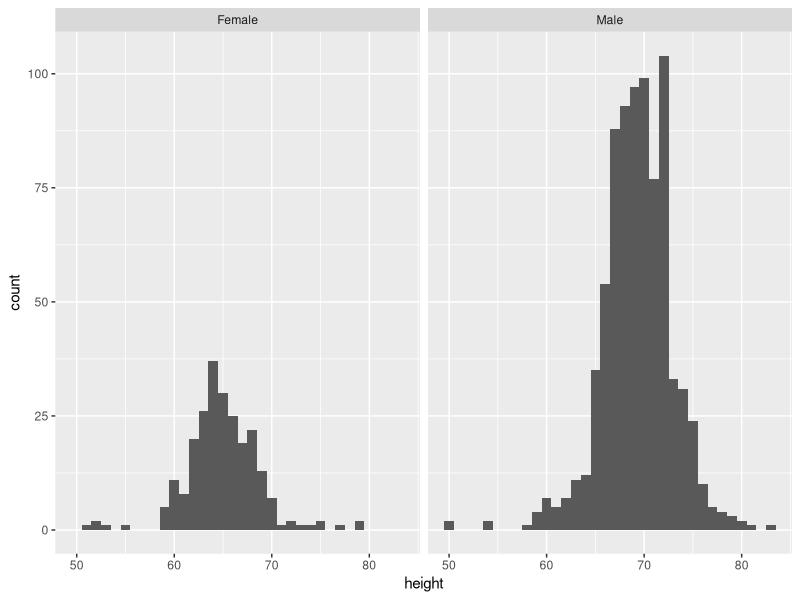
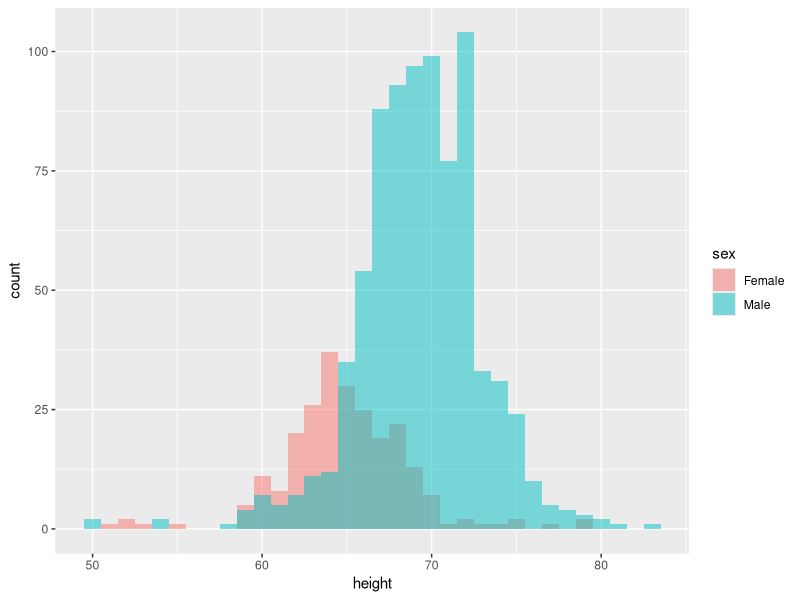
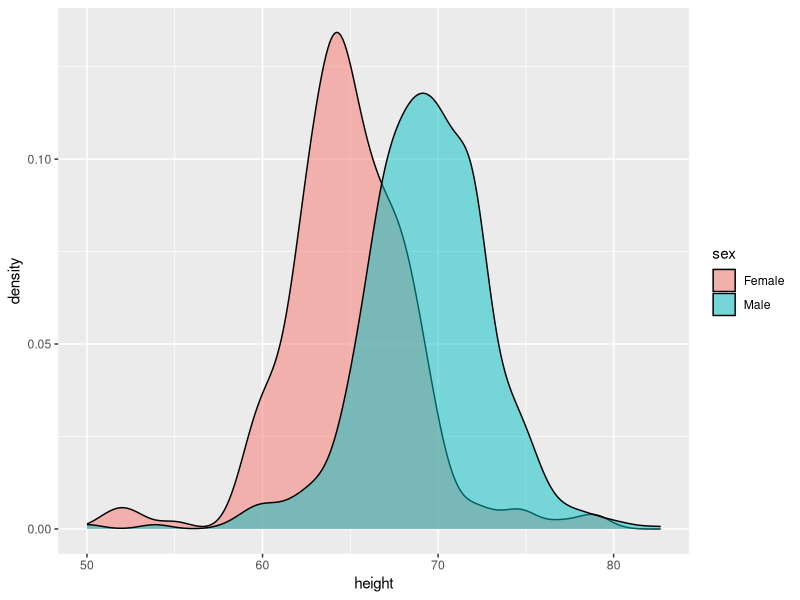
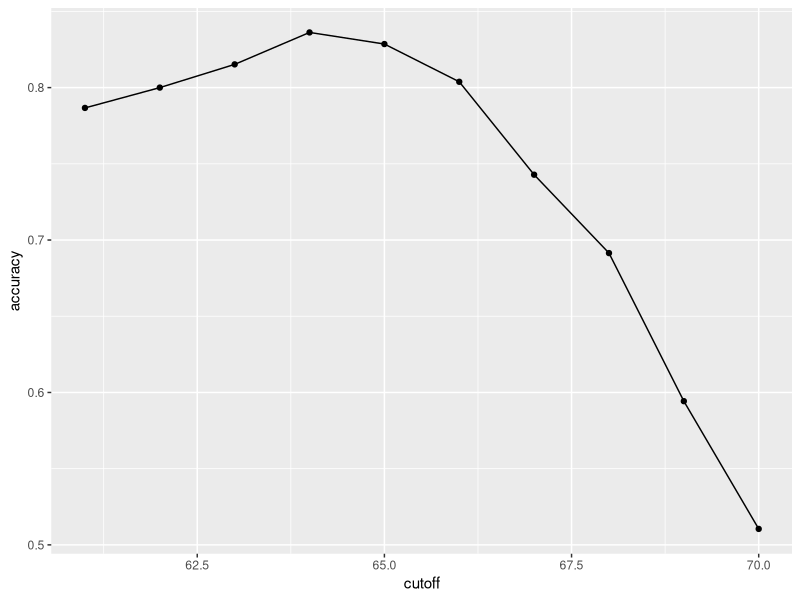
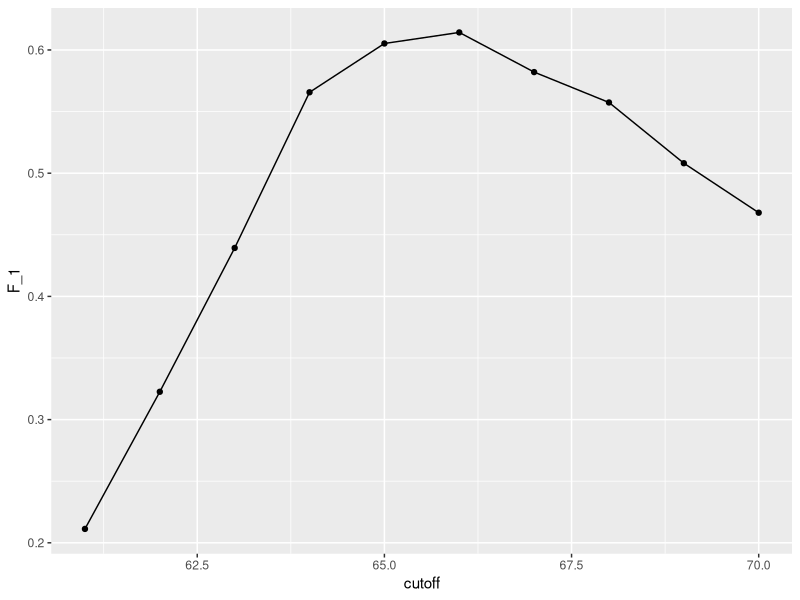
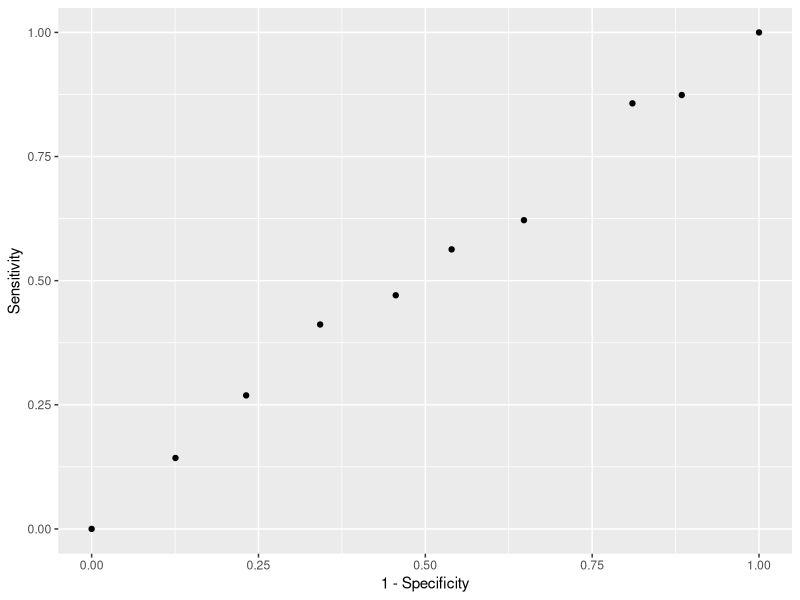
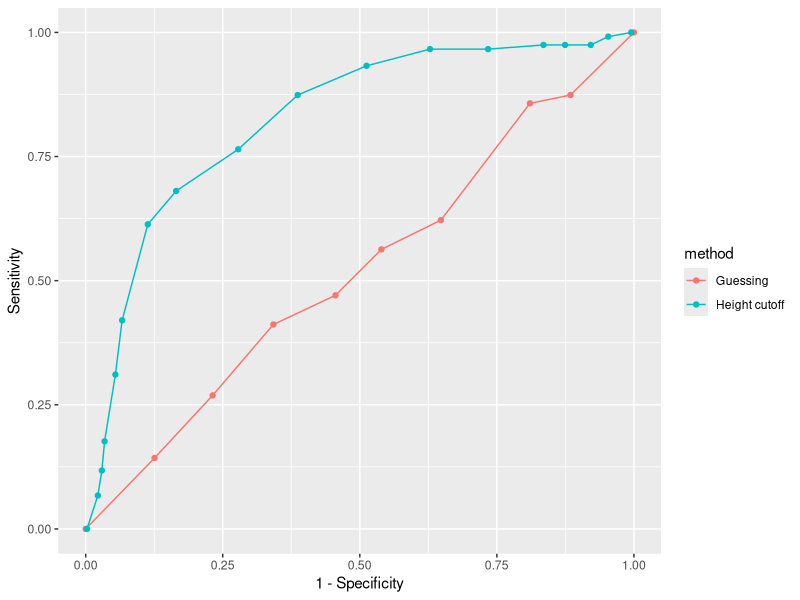
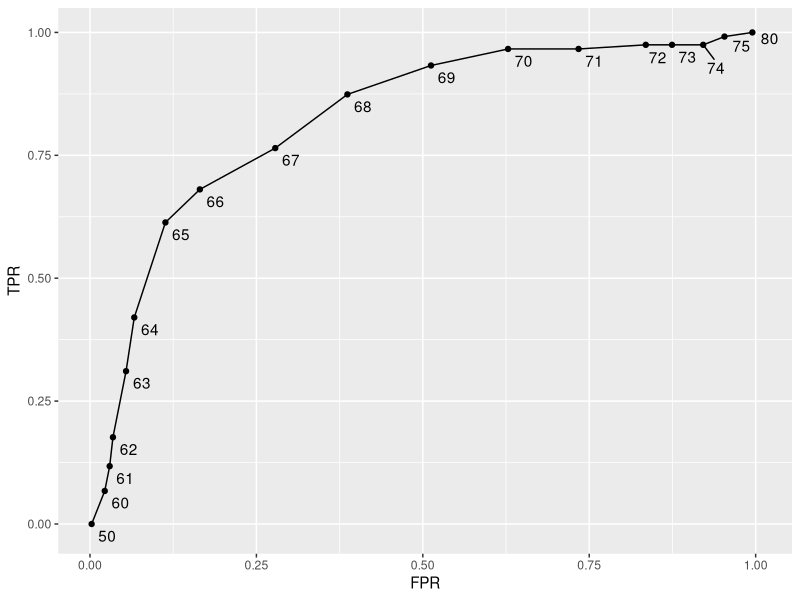

Write R code to recreate these figures, in order.
library(tidyverse)
library(caret)
library(dslabs)
data(heights)

# Plot Heights
heights %>% ggplot(aes(height)) + 
                    geom_histogram(binwidth = 1) +
                    facet_grid(. ~sex)

heights %>% ggplot(aes(height, fill = sex)) + 
  geom_histogram(aes(y=..count..), position = "identity", binwidth = 1, alpha = 0.5)

heights %>% ggplot(aes(height, fill = sex)) + 
  geom_density(alpha = 0.5, adjust = 1)


# define the outcome and predictors
y <- heights$sex
x <- heights$height

# generate training and test sets
set.seed(2, sample.kind = "Rounding") # if using R 3.5 or earlier, remove the sample.kind argument
test_index <- createDataPartition(y, times = 1, p = 0.5, list = FALSE)
test_set <- heights[test_index, ]
train_set <- heights[-test_index, ]

# guess the outcome
y_hat <- sample(c("Male", "Female"), length(test_index), replace = TRUE)
y_hat <- sample(c("Male", "Female"), length(test_index), replace = TRUE) %>% 
  factor(levels = levels(test_set$sex))

# compute accuracy
mean(y_hat == test_set$sex)
heights %>% group_by(sex) %>% summarize(mean(height), sd(height))
y_hat <- ifelse(x > 62, "Male", "Female") %>% factor(levels = levels(test_set$sex))
mean(y == y_hat)

# examine the accuracy of 10 cutoffs
cutoff <- seq(61, 70)
accuracy <- map_dbl(cutoff, function(x){
  y_hat <- ifelse(train_set$height > x, "Male", "Female") %>% 
    factor(levels = levels(test_set$sex))
  mean(y_hat == train_set$sex)
})
data.frame(cutoff, accuracy) %>% 
  ggplot(aes(cutoff, accuracy)) + 
  geom_point() + 
  geom_line() 
max(accuracy)

best_cutoff <- cutoff[which.max(accuracy)]
best_cutoff

y_hat <- ifelse(test_set$height > best_cutoff, "Male", "Female") %>% 
  factor(levels = levels(test_set$sex))
y_hat <- factor(y_hat)
mean(y_hat == test_set$sex)

# tabulate each combination of prediction and actual value
table(predicted = y_hat, actual = test_set$sex)
test_set %>% 
  mutate(y_hat = y_hat) %>%
  group_by(sex) %>% 
  summarize(accuracy = mean(y_hat == sex))
prev <- mean(y == "Male")
prev

# confustion matrix
library(e1071)
confusionMatrix(data = y_hat, reference = test_set$sex)

# maximize F-score
cutoff <- seq(61, 70)
F_1 <- map_dbl(cutoff, function(x){
  y_hat <- ifelse(train_set$height > x, "Male", "Female") %>% 
    factor(levels = levels(test_set$sex))
  F_meas(data = y_hat, reference = factor(train_set$sex))
})

data.frame(cutoff, F_1) %>% 
  ggplot(aes(cutoff, F_1)) + 
  geom_point() + 
  geom_line()

max(F_1)

best_cutoff <- cutoff[which.max(F_1)]
best_cutoff

y_hat <- ifelse(test_set$height > best_cutoff, "Male", "Female") %>% 
  factor(levels = levels(test_set$sex))
sensitivity(data = y_hat, reference = test_set$sex)
specificity(data = y_hat, reference = test_set$sex)

p <- 0.9
n <- length(test_index)
y_hat <- sample(c("Male", "Female"), n, replace = TRUE, prob=c(p, 1-p)) %>% 
  factor(levels = levels(test_set$sex))
mean(y_hat == test_set$sex)

# ROC curve
probs <- seq(0, 1, length.out = 10)
guessing <- map_df(probs, function(p){
  y_hat <- 
    sample(c("Male", "Female"), n, replace = TRUE, prob=c(p, 1-p)) %>% 
    factor(levels = c("Female", "Male"))
  list(method = "Guessing",
       FPR = 1 - specificity(y_hat, test_set$sex),
       TPR = sensitivity(y_hat, test_set$sex))
})
guessing %>% qplot(FPR, TPR, data =., xlab = "1 - Specificity", ylab = "Sensitivity")

cutoffs <- c(50, seq(60, 75), 80)
height_cutoff <- map_df(cutoffs, function(x){
  y_hat <- ifelse(test_set$height > x, "Male", "Female") %>% 
    factor(levels = c("Female", "Male"))
  list(method = "Height cutoff",
       FPR = 1-specificity(y_hat, test_set$sex),
       TPR = sensitivity(y_hat, test_set$sex))
})

# plot both curves together
bind_rows(guessing, height_cutoff) %>%
  ggplot(aes(FPR, TPR, color = method)) +
  geom_line() +
  geom_point() +
  xlab("1 - Specificity") +
  ylab("Sensitivity")

library(ggrepel)
map_df(cutoffs, function(x){
  y_hat <- ifelse(test_set$height > x, "Male", "Female") %>% 
    factor(levels = c("Female", "Male"))
  list(method = "Height cutoff",
       cutoff = x, 
       FPR = 1-specificity(y_hat, test_set$sex),
       TPR = sensitivity(y_hat, test_set$sex))
}) %>%
  ggplot(aes(FPR, TPR, label = cutoff)) +
  geom_line() +
  geom_point() +
  geom_text_repel(nudge_x = 0.01, nudge_y = -0.01)

# plot precision against recall
guessing <- map_df(probs, function(p){
  y_hat <- sample(c("Male", "Female"), length(test_index), 
                  replace = TRUE, prob=c(p, 1-p)) %>% 
    factor(levels = c("Female", "Male"))
  list(method = "Guess",
       recall = sensitivity(y_hat, test_set$sex),
       precision = precision(y_hat, test_set$sex))
})

height_cutoff <- map_df(cutoffs, function(x){
  y_hat <- ifelse(test_set$height > x, "Male", "Female") %>% 
    factor(levels = c("Female", "Male"))
  list(method = "Height cutoff",
       recall = sensitivity(y_hat, test_set$sex),
       precision = precision(y_hat, test_set$sex))
})

bind_rows(guessing, height_cutoff) %>%
  ggplot(aes(recall, precision, color = method)) +
  geom_line() +
  geom_point()
guessing <- map_df(probs, function(p){
  y_hat <- sample(c("Male", "Female"), length(test_index), replace = TRUE, 
                  prob=c(p, 1-p)) %>% 
    factor(levels = c("Male", "Female"))
  list(method = "Guess",
       recall = sensitivity(y_hat, relevel(test_set$sex, "Male", "Female")),
       precision = precision(y_hat, relevel(test_set$sex, "Male", "Female")))
})

height_cutoff <- map_df(cutoffs, function(x){
  y_hat <- ifelse(test_set$height > x, "Male", "Female") %>% 
    factor(levels = c("Male", "Female"))
  list(method = "Height cutoff",
       recall = sensitivity(y_hat, relevel(test_set$sex, "Male", "Female")),
       precision = precision(y_hat, relevel(test_set$sex, "Male", "Female")))
})
bind_rows(guessing, height_cutoff) %>%
  ggplot(aes(recall, precision, color = method)) +
  geom_line() +
  geom_point()

# Proportion of male per rounded height
heights %>% 
  mutate(height = round(height)) %>%
  group_by(height) %>%
  summarize(p = mean(sex == "Male")) %>%
  qplot(height, p, data =.)

# Ensuring each data point has the same number of observations
ps <- seq(0, 1, 0.1)
heights %>% 
  mutate(g = cut(height, quantile(height, ps), include.lowest = TRUE)) %>%
  group_by(g) %>%
  summarize(p = mean(sex == "Male"), height = mean(height)) %>%
  qplot(height, p, data =.)

library(MASS)
Sigma <- 9*matrix(c(1,0.5,0.5,1), 2, 2)
dat <- MASS::mvrnorm(n = 10000, c(69, 69), Sigma) %>% 
  data.frame() %>% setNames(c("x", "y"))

ps <- seq(0, 1, 0.1)
dat %>% 
  mutate(g = cut(x, quantile(x, ps), include.lowest = TRUE)) %>%
  group_by(g) %>%
  summarize(y = mean(y), x = mean(x)) %>%
  qplot(x, y, data =.)


# Regression on Height

library(dslabs)
data("heights")
y <- heights$height

set.seed(2) #if you are using R 3.5 or earlier
set.seed(2, sample.kind = "Rounding") #if you are using R 3.6 or later

test_index <- createDataPartition(y, times = 1, p = 0.5, list = FALSE)
train_set <- heights %>% slice(-test_index)
test_set <- heights %>% slice(test_index)

train_set %>% 
  filter(round(height)==66) %>%
  summarize(y_hat = mean(sex=="Female"))

heights %>% 
  mutate(x = round(height)) %>%
  group_by(x) %>%
  filter(n() >= 10) %>%
  summarize(prop = mean(sex == "Female")) %>%
  ggplot(aes(x, prop)) +
  geom_point()
lm_fit <- mutate(train_set, y = as.numeric(sex == "Female")) %>% lm(y ~ height, data = .)
p_hat <- predict(lm_fit, test_set)
y_hat <- ifelse(p_hat > 0.5, "Female", "Male") %>% factor()
confusionMatrix(y_hat, test_set$sex)$overall["Accuracy"]

# Plotting the regression line

heights %>% 
  mutate(x = round(height)) %>%
  group_by(x) %>%
  filter(n() >= 10) %>%
  summarize(prop = mean(sex == "Female")) %>%
  ggplot(aes(x, prop)) +
  geom_point() + 
  geom_abline(intercept = lm_fit$coef[1], slope = lm_fit$coef[2])

range(p_hat)

# logistic transformation
p <- seq(0, 1, len = 101)
g <- log(p / (1-p))
data.frame(p, g) %>% ggplot(aes(p, g)) + geom_line()
qplot(x = p, y = g)

# fit logistic regression model
glm_fit <- train_set %>% 
  mutate(y = as.numeric(sex == "Female")) %>%
  glm(y ~ height, data=., family = "binomial")

p_hat_logit <- predict(glm_fit, newdata = test_set, type = "response")

tmp <- heights %>% 
  mutate(x = round(height)) %>%
  group_by(x) %>%
  filter(n() >= 10) %>%
  summarize(prop = mean(sex == "Female")) 
logistic_curve <- data.frame(x = seq(min(tmp$x), max(tmp$x))) %>%
  mutate(p_hat = plogis(glm_fit$coef[1] + glm_fit$coef[2]*x))
tmp %>% 
  ggplot(aes(x, prop)) +
  geom_point() +
  geom_line(data = logistic_curve, mapping = aes(x, p_hat), lty = 2)

y_hat_logit <- ifelse(p_hat_logit > 0.5, "Female", "Male") %>% factor
confusionMatrix(y_hat_logit, test_set$sex)$overall[["Accuracy"]]


# Using knn approach

library(tidyverse)
library(caret)
library(dslabs)
data(heights)

# generate training and test sets
set.seed(1, sample.kind = "Rounding") # if using R 3.5 or earlier, remove the sample.kind argument
test_index <- createDataPartition(heights$sex, times = 1, p = 0.5, list = FALSE)
test_set <- heights[test_index, ]
train_set <- heights[-test_index, ]

ks <- seq(1, 101, 3) #Generating k values from 1 to 101 with increment 3

F1 <- sapply(ks, function(k){
  knn_fit <- knn3(sex ~ height, data = train_set, k = k)
  y_hat <- predict(knn_fit, test_set, type = "class")  %>% 
          factor(levels = levels(train_set$sex))
  F_meas(data = y_hat, reference = factor(test_set$sex))
})

qplot(ks, F1)
max(F1)
ks[which.max(F1)]
